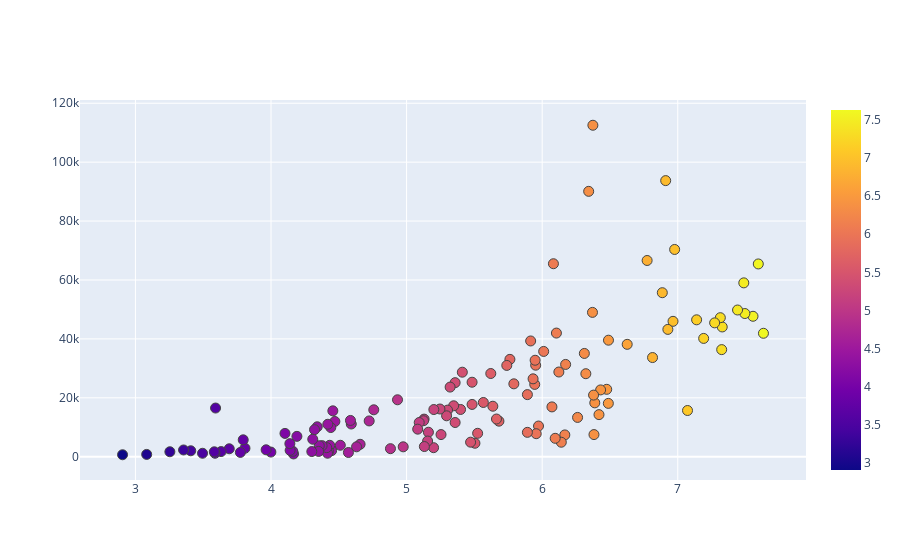

Write notebook code for a chart like this one.
### Code cell
fig2 = go.Figure()

fig2.add_trace(go.Scatter(
x=data1["Happiness Score"], y=data1["GDP_per_capita"],
mode="markers", marker_color=data1["Happiness Score"], text=data1["Country"], 
marker=dict(showscale = True)))

# we also update the marker line 
fig2.update_traces(marker_line_width=1, marker_size=10)
fig2


#DOn't confuse the data by representing the same data twice

### Figure 1 — Plotly figure (JSON) as saved in the notebook; plotly's stock layout.template omitted (floating-point values rounded to 4 significant figures; data arrays with more than 128 entries replaced by an {"elided": "..."} marker saying what was removed)
{"data": [{"marker": {"color": {"elided": "156 float values"}, "line": {"width": 1}, "showscale": true, "size": 10}, "mode": "markers", "text": {"elided": "156 str values"}, "type": "scatter", "x": {"elided": "156 float values"}, "y": {"elided": "156 int values"}}], "layout": {}}
